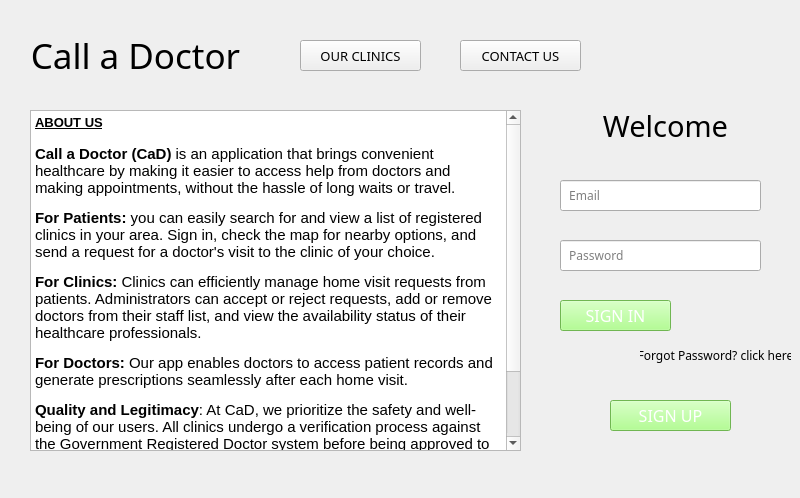
<?xml version="1.0" encoding="UTF-8"?>
<ui version="4.0">
 <class>HomePage</class>
 <widget class="QWidget" name="HomePage">
  <property name="geometry">
   <rect>
    <x>0</x>
    <y>0</y>
    <width>800</width>
    <height>498</height>
   </rect>
  </property>
  <property name="windowTitle">
   <string>Call A Doctor - Home Page</string>
  </property>
  <widget class="QPushButton" name="Search_pushButton">
   <property name="geometry">
    <rect>
     <x>300</x>
     <y>40</y>
     <width>121</width>
     <height>31</height>
    </rect>
   </property>
   <property name="font">
    <font>
     <family>Bahnschrift SemiLight SemiConde</family>
     <pointsize>10</pointsize>
     <weight>50</weight>
     <bold>false</bold>
    </font>
   </property>
   <property name="text">
    <string>OUR CLINICS</string>
   </property>
  </widget>
  <widget class="QTextEdit" name="textEdit_2">
   <property name="geometry">
    <rect>
     <x>30</x>
     <y>110</y>
     <width>491</width>
     <height>341</height>
    </rect>
   </property>
   <property name="readOnly">
    <bool>true</bool>
   </property>
   <property name="html">
    <string>&lt;!DOCTYPE HTML PUBLIC &quot;-//W3C//DTD HTML 4.0//EN&quot; &quot;http://www.w3.org/TR/REC-html40/strict.dtd&quot;&gt;
&lt;html&gt;&lt;head&gt;&lt;meta name=&quot;qrichtext&quot; content=&quot;1&quot; /&gt;&lt;style type=&quot;text/css&quot;&gt;
p, li { white-space: pre-wrap; }
&lt;/style&gt;&lt;/head&gt;&lt;body style=&quot; font-family:'MS Shell Dlg 2'; font-size:8.25pt; font-weight:400; font-style:normal;&quot;&gt;
&lt;p style=&quot; margin-top:0px; margin-bottom:0px; margin-left:0px; margin-right:0px; -qt-block-indent:0; text-indent:0px;&quot;&gt;&lt;span style=&quot; font-size:10pt; font-weight:600; text-decoration: underline;&quot;&gt;ABOUT US&lt;/span&gt;&lt;/p&gt;
&lt;p style=&quot;-qt-paragraph-type:empty; margin-top:0px; margin-bottom:0px; margin-left:0px; margin-right:0px; -qt-block-indent:0; text-indent:0px; font-size:10pt; font-weight:600; text-decoration: underline;&quot;&gt;&lt;br /&gt;&lt;/p&gt;
&lt;p style=&quot; margin-top:0px; margin-bottom:0px; margin-left:0px; margin-right:0px; -qt-block-indent:0; text-indent:0px;&quot;&gt;&lt;span style=&quot; font-size:11pt; font-weight:600;&quot;&gt;Call a Doctor (CaD)&lt;/span&gt;&lt;span style=&quot; font-size:11pt;&quot;&gt; is an application that brings convenient healthcare by making it easier to access help from doctors and making appointments, without the hassle of long waits or travel.&lt;/span&gt;&lt;/p&gt;
&lt;p style=&quot; margin-top:12px; margin-bottom:12px; margin-left:0px; margin-right:0px; -qt-block-indent:0; text-indent:0px;&quot;&gt;&lt;span style=&quot; font-size:11pt; font-weight:600;&quot;&gt;For Patients:&lt;/span&gt;&lt;span style=&quot; font-size:11pt;&quot;&gt; you can easily search for and view a list of registered clinics in your area. Sign in, check the map for nearby options, and send a request for a doctor's visit to the clinic of your choice. &lt;/span&gt;&lt;/p&gt;
&lt;p style=&quot; margin-top:12px; margin-bottom:12px; margin-left:0px; margin-right:0px; -qt-block-indent:0; text-indent:0px;&quot;&gt;&lt;span style=&quot; font-size:11pt; font-weight:600;&quot;&gt;For Clinics:&lt;/span&gt;&lt;span style=&quot; font-size:11pt;&quot;&gt; Clinics can efficiently manage home visit requests from patients. Administrators can accept or reject requests, add or remove doctors from their staff list, and view the availability status of their healthcare professionals. &lt;/span&gt;&lt;/p&gt;
&lt;p style=&quot; margin-top:12px; margin-bottom:12px; margin-left:0px; margin-right:0px; -qt-block-indent:0; text-indent:0px;&quot;&gt;&lt;span style=&quot; font-size:11pt; font-weight:600;&quot;&gt;For Doctors:&lt;/span&gt;&lt;span style=&quot; font-size:11pt;&quot;&gt; Our app enables doctors to access patient records and generate prescriptions seamlessly after each home visit. &lt;/span&gt;&lt;/p&gt;
&lt;p style=&quot; margin-top:12px; margin-bottom:12px; margin-left:0px; margin-right:0px; -qt-block-indent:0; text-indent:0px;&quot;&gt;&lt;span style=&quot; font-size:11pt; font-weight:600;&quot;&gt;Quality and Legitimacy&lt;/span&gt;&lt;span style=&quot; font-size:11pt;&quot;&gt;: At CaD, we prioritize the safety and well-being of our users. All clinics undergo a verification process against the Government Registered Doctor system before being approved to join our platform. This ensures that our partnered clinics are officially recognized and meet the highest standards of medical practice.&lt;/span&gt;&lt;/p&gt;
&lt;p style=&quot; margin-top:12px; margin-bottom:12px; margin-left:0px; margin-right:0px; -qt-block-indent:0; text-indent:0px;&quot;&gt;&lt;span style=&quot; font-size:11pt;&quot;&gt;Join the CaD community today and experience the future of accessible, convenient healthcare at your fingertips.&lt;/span&gt;&lt;/p&gt;&lt;/body&gt;&lt;/html&gt;</string>
   </property>
  </widget>
  <widget class="QPushButton" name="Search_pushButton_3">
   <property name="geometry">
    <rect>
     <x>460</x>
     <y>40</y>
     <width>121</width>
     <height>31</height>
    </rect>
   </property>
   <property name="font">
    <font>
     <family>Bahnschrift SemiLight SemiConde</family>
     <pointsize>10</pointsize>
     <weight>50</weight>
     <bold>false</bold>
    </font>
   </property>
   <property name="text">
    <string>CONTACT US</string>
   </property>
  </widget>
  <widget class="QLineEdit" name="Email_line">
   <property name="geometry">
    <rect>
     <x>560</x>
     <y>180</y>
     <width>201</width>
     <height>31</height>
    </rect>
   </property>
   <property name="font">
    <font>
     <family>Bahnschrift Light</family>
    </font>
   </property>
   <property name="placeholderText">
    <string>  Email</string>
   </property>
  </widget>
  <widget class="QLineEdit" name="Password_line">
   <property name="geometry">
    <rect>
     <x>560</x>
     <y>240</y>
     <width>201</width>
     <height>31</height>
    </rect>
   </property>
   <property name="font">
    <font>
     <family>Bahnschrift Light</family>
    </font>
   </property>
   <property name="inputMask">
    <string/>
   </property>
   <property name="text">
    <string/>
   </property>
   <property name="placeholderText">
    <string>  Password</string>
   </property>
   <property name="clearButtonEnabled">
    <bool>false</bool>
   </property>
  </widget>
  <widget class="QPushButton" name="ForgotPasswordpushButton">
   <property name="geometry">
    <rect>
     <x>640</x>
     <y>340</y>
     <width>151</width>
     <height>31</height>
    </rect>
   </property>
   <property name="font">
    <font>
     <family>Bahnschrift SemiLight SemiConde</family>
     <pointsize>9</pointsize>
     <weight>50</weight>
     <bold>false</bold>
    </font>
   </property>
   <property name="styleSheet">
    <string notr="true">border: none; background: none;;</string>
   </property>
   <property name="text">
    <string>Forgot Password? click here</string>
   </property>
  </widget>
  <widget class="QPushButton" name="LoginpushButton">
   <property name="geometry">
    <rect>
     <x>560</x>
     <y>300</y>
     <width>111</width>
     <height>31</height>
    </rect>
   </property>
   <property name="font">
    <font>
     <family>Bahnschrift SemiLight SemiConde</family>
     <pointsize>12</pointsize>
    </font>
   </property>
   <property name="autoFillBackground">
    <bool>false</bool>
   </property>
   <property name="styleSheet">
    <string notr="true">background-color: #9dff73;
color: #FFFFFF;
</string>
   </property>
   <property name="text">
    <string>SIGN IN</string>
   </property>
   <property name="autoDefault">
    <bool>false</bool>
   </property>
  </widget>
  <widget class="QLabel" name="Welcome_label_2">
   <property name="enabled">
    <bool>true</bool>
   </property>
   <property name="geometry">
    <rect>
     <x>0</x>
     <y>30</y>
     <width>271</width>
     <height>51</height>
    </rect>
   </property>
   <property name="sizePolicy">
    <sizepolicy hsizetype="Preferred" vsizetype="Preferred">
     <horstretch>0</horstretch>
     <verstretch>0</verstretch>
    </sizepolicy>
   </property>
   <property name="font">
    <font>
     <family>Yu Gothic UI Semibold</family>
     <pointsize>26</pointsize>
     <weight>7</weight>
     <italic>false</italic>
     <bold>false</bold>
    </font>
   </property>
   <property name="layoutDirection">
    <enum>Qt::LeftToRight</enum>
   </property>
   <property name="autoFillBackground">
    <bool>false</bool>
   </property>
   <property name="styleSheet">
    <string notr="true">
font: 63 26pt &quot;Yu Gothic UI Semibold&quot;;</string>
   </property>
   <property name="text">
    <string>Call a Doctor</string>
   </property>
   <property name="alignment">
    <set>Qt::AlignCenter</set>
   </property>
  </widget>
  <widget class="QLabel" name="Welcome_label_3">
   <property name="enabled">
    <bool>true</bool>
   </property>
   <property name="geometry">
    <rect>
     <x>530</x>
     <y>100</y>
     <width>271</width>
     <height>51</height>
    </rect>
   </property>
   <property name="sizePolicy">
    <sizepolicy hsizetype="Preferred" vsizetype="Preferred">
     <horstretch>0</horstretch>
     <verstretch>0</verstretch>
    </sizepolicy>
   </property>
   <property name="font">
    <font>
     <family>Yu Gothic UI Semibold</family>
     <pointsize>22</pointsize>
     <weight>7</weight>
     <italic>false</italic>
     <bold>false</bold>
    </font>
   </property>
   <property name="layoutDirection">
    <enum>Qt::LeftToRight</enum>
   </property>
   <property name="autoFillBackground">
    <bool>false</bool>
   </property>
   <property name="styleSheet">
    <string notr="true">
font: 63 22pt &quot;Yu Gothic UI Semibold&quot;;
</string>
   </property>
   <property name="text">
    <string>Welcome</string>
   </property>
   <property name="alignment">
    <set>Qt::AlignCenter</set>
   </property>
  </widget>
  <widget class="QPushButton" name="RegisterButton">
   <property name="geometry">
    <rect>
     <x>610</x>
     <y>400</y>
     <width>121</width>
     <height>31</height>
    </rect>
   </property>
   <property name="font">
    <font>
     <family>Bahnschrift SemiLight SemiConde</family>
     <pointsize>12</pointsize>
    </font>
   </property>
   <property name="autoFillBackground">
    <bool>false</bool>
   </property>
   <property name="styleSheet">
    <string notr="true">background-color: #9dff73;
color: #FFFFFF;
</string>
   </property>
   <property name="text">
    <string>SIGN UP</string>
   </property>
   <property name="autoDefault">
    <bool>false</bool>
   </property>
  </widget>
 </widget>
 <resources/>
 <connections/>
</ui>
